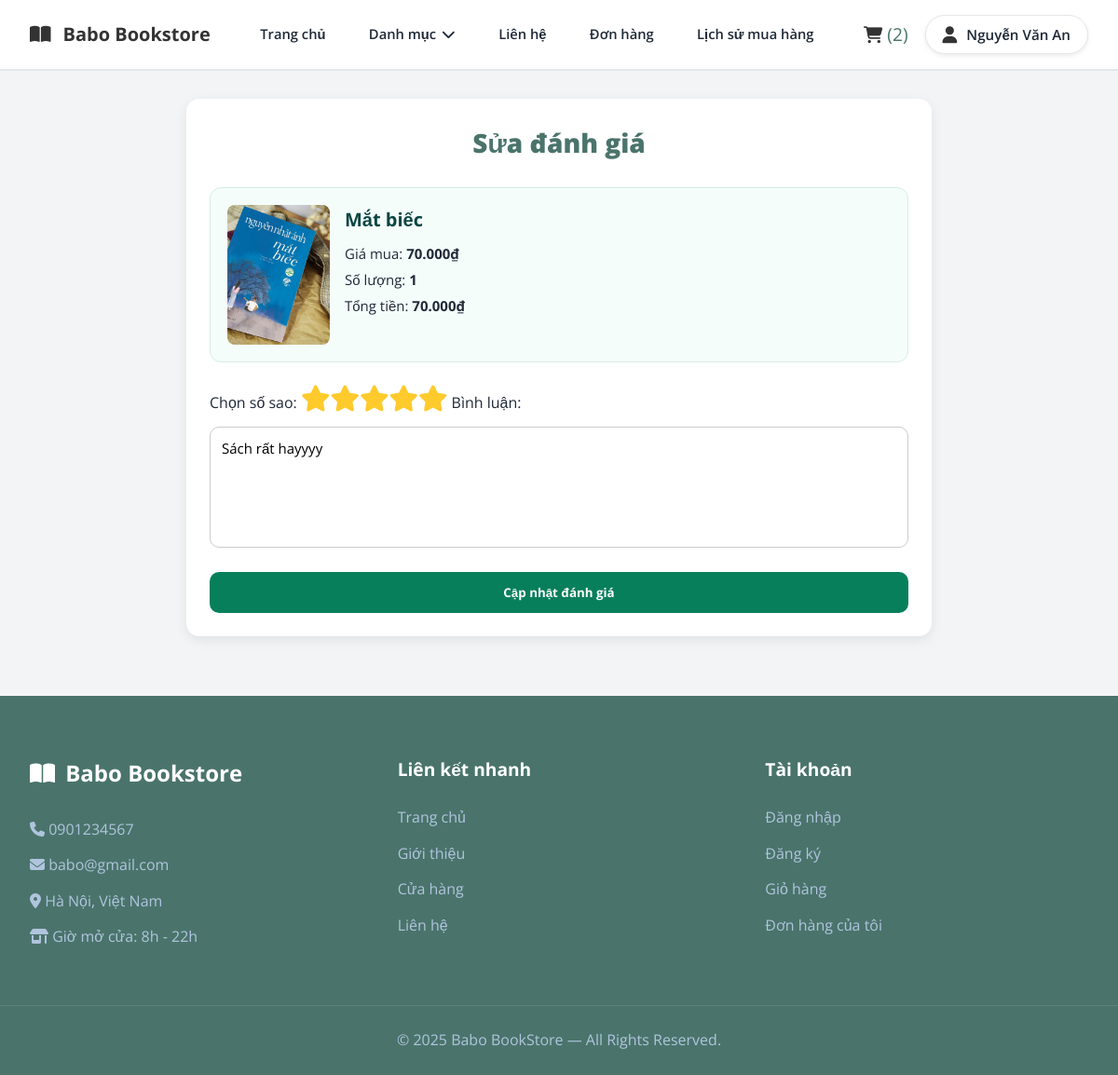
Screenshot of /edit_review.php?id=1 (signed in) with the database file from the repository.
### tables this page shows
CREATE TABLE `users` (
  `user_id` int(11) NOT NULL,
  `full_name` varchar(100) NOT NULL,
  `email` varchar(150) NOT NULL,
  `password` varchar(255) NOT NULL,
  `phone` varchar(20) NOT NULL,
  `gender` enum('Nữ','Nam','Khác','') NOT NULL,
  `dob` date NOT NULL,
  `role` enum('customer','admin','','') NOT NULL,
  `created_at` datetime NOT NULL DEFAULT current_timestamp(),
  `status` enum('active','banned','','') NOT NULL,
  `reset_token` varchar(64) DEFAULT NULL,
  `token_expiry` datetime DEFAULT NULL,
  `login_attempts` int(11) DEFAULT 0,
  `last_attempt` datetime DEFAULT NULL
);

CREATE TABLE `reviews` (
  `review_id` int(11) NOT NULL,
  `user_id` int(11) NOT NULL,
  `book_id` int(11) NOT NULL,
  `rating` int(11) NOT NULL,
  `comment` text NOT NULL,
  `created_at` datetime NOT NULL DEFAULT current_timestamp() ON UPDATE current_timestamp(),
  `status` enum('pending','approved','hidden') DEFAULT 'pending'
);

CREATE TABLE `books` (
  `book_id` int(11) NOT NULL,
  `title` varchar(255) NOT NULL,
  `slug` varchar(255) DEFAULT NULL,
  `description` text NOT NULL,
  `publish_year` year(4) NOT NULL,
  `pages` int(11) NOT NULL,
  `weight` int(11) NOT NULL,
  `cover_type` enum('hard','soft','','') NOT NULL,
  `price` decimal(10,2) NOT NULL,
  `discounted_price` decimal(10,2) NOT NULL,
  `stock_quantity` int(11) NOT NULL,
  `category_id` int(11) NOT NULL,
  `publisher_id` int(11) NOT NULL,
  `created_at` datetime NOT NULL DEFAULT current_timestamp(),
  `updated_at` datetime NOT NULL DEFAULT current_timestamp() ON UPDATE current_timestamp(),
  `status` enum('active','hidden','','') NOT NULL
);

CREATE TABLE `order_items` (
  `id` int(11) NOT NULL,
  `order_id` int(11) NOT NULL,
  `book_id` int(11) NOT NULL,
  `quantity` int(11) NOT NULL,
  `price_at_order` decimal(10,2) NOT NULL
);

### edit_review.php (the view, shortened to what this page needs)
<?php
include 'connect.php';
$user_id = $_SESSION['user_id'];
$review_id = intval($_GET['id']);
$query = "
    SELECT r.*, b.title,
           (SELECT url FROM images WHERE book_id = b.book_id LIMIT 1) AS book_image,
           oi.price_at_order,
           oi.quantity,
           (oi.price_at_order * oi.quantity) AS subtotal
    FROM reviews r
    JOIN books b ON r.book_id = b.book_id
    LEFT JOIN order_items oi ON oi.book_id = b.book_id
    LEFT JOIN orders o ON o.order_id = oi.order_id
    WHERE r.review_id = $review_id
      AND r.user_id = $user_id
    LIMIT 1
";
$result = mysqli_query($ocon, $query);
$review = mysqli_fetch_assoc($result);
$title = $review['title'];
$comment = $review['comment'];
$img = $review['book_image'] ?: "img/placeholder-book.png";
$price = $review['price_at_order'] ?: 0;
$qty = $review['quantity'] ?: 0;
$subtotal = $review['subtotal'] ?: 0;
?>
<!DOCTYPE html>
<html lang="vi">
<head>
    <link rel="stylesheet" href="css/review.css">
    <link rel="stylesheet" href="css/style.css">
    <link rel="stylesheet"
          href="https://cdnjs.cloudflare.com/ajax/libs/font-awesome/6.4.0/css/all.min.css">
</head>
<body>
<?php include "header.php"; ?>
<div class="review_container">
    <h2>Sửa đánh giá</h2>
    <div class="review_item_box">
        <img src="<?= $img ?>" class="review_img">
        <div class="review_info">
            <div class="review_title"><?= htmlspecialchars($title) ?></div>
            <p>Giá mua: <strong><?= number_format($price, 0, ',', '.') ?>₫</strong></p>
            <p>Số lượng: <strong><?= $qty ?></strong></p>
            <p>Tổng tiền:
                <strong class="review_subtotal">
                    <?= number_format($subtotal, 0, ',', '.') ?>₫
                </strong>
            </p>
        </div>
    </div>
    <form action="update_review.php" method="POST" class="review_form">
        <label>Chọn số sao:</label>
        <div class="star_rating">
            <label for="star5" class="fa fa-star"></label>
            <label for="star4" class="fa fa-star"></label>
            <label for="star3" class="fa fa-star"></label>
            <label for="star2" class="fa fa-star"></label>
            <label for="star1" class="fa fa-star"></label>
        </div>
        <label>Bình luận:</label>
        <textarea name="comment" class="review_textarea" required><?= htmlspecialchars($comment) ?></textarea>
        <button type="submit" class="submit_review_btn">Cập nhật đánh giá</button>
    </form>
</div>
<?php include "footer.php"; ?>
</body>
</html>

### header.php (shortened to what this page needs)
<?php
include 'connect.php';
$cart_id = 0;
$user_name = "";
if (isset($_SESSION['user_id'])) {
    $user_id = $_SESSION['user_id'];
    $user_query = mysqli_query($ocon, "SELECT full_name, role FROM users WHERE user_id = '$user_id'");
    if ($user = mysqli_fetch_assoc($user_query)) {
        $user_name = $user['full_name'];
    }
    $cart_query = mysqli_query($ocon, "SELECT cart_id FROM carts WHERE user_id = '$user_id'");
    if (mysqli_num_rows($cart_query) > 0) {
        $cart = mysqli_fetch_assoc($cart_query);
        $cart_id = $cart['cart_id'];
    } else {
        mysqli_query($ocon, "INSERT INTO carts(user_id) VALUES('$user_id')");
        $cart_id = mysqli_insert_id($ocon);
    }
}
$total_cart_items = 0;
if ($cart_id > 0) {
    $count_cart_items = mysqli_query($ocon, "SELECT * FROM cart_items WHERE cart_id = '$cart_id'");
    $total_cart_items = mysqli_num_rows($count_cart_items);
}
?>
<link rel="stylesheet" href="CSS/header.css">
<header class="user_header">
    <div class="header_1">
        <div class="user_flex">
            <a href="index.php" class="book_logo">
                <i class="fas fa-book-open"></i> Babo Bookstore
            </a>
            <nav class="navbar">
                <a href="index.php">Trang chủ</a>
                <div class="category_menu">
    <a href="javascript:void(0)" class="category_btn">Danh mục <i class="fas fa-chevron-down"></i></a>
</div>
                <a href="#">Liên hệ</a>
                <a href="order.php">Đơn hàng</a>
                <a href="purchase_history.php">Lịch sử mua hàng</a>
            </nav>
            <div class="icons">
                <a href="cart.php">
                    <i class="fas fa-shopping-cart"></i>
                    <span>(<?php echo $total_cart_items; ?>)</span>
                </a>
                <div class="user-menu">
                    <div id="user-btn" class="user_box">
    <i class="fas fa-user"></i>
    <span><?= $user_name ?: "Tài khoản" ?></span>
</div>
                </div>
            </div>
        </div>
    </div>
</header>

### CSS/review.css (style rules this page uses)
.review_container { max-width: 800px; margin: 30px auto; background: #fff; padding: 25px; border-radius: 14px; box-shadow: 0 4px 14px rgba(0,0,0,0.08); }
.review_container h2 { text-align: center; font-size: 28px; font-weight: 800; margin-bottom: 25px; color: #4a746b; }
.review_item_box { display: flex; gap: 16px; padding: 18px; background: #f5fdfb; border: 1px solid #d3eee4; border-radius: 12px; margin-bottom: 25px; }
.review_img { width: 110px; height: 150px; object-fit: cover; border-radius: 8px; }
.review_info p { margin: 4px 0; font-size: 15px; }
.review_title { font-size: 20px; font-weight: 700; color: #0b4644; margin-bottom: 8px; }
.star_rating { direction: rtl; display: inline-flex; font-size: 28px; cursor: pointer; margin-bottom: 10px; }
.star_rating label { color: #ccc; transition: 0.2s; }
.star_rating input:checked ~ label { color: #ffca2c; }
.review_textarea { width: 100%; height: 130px; padding: 12px; margin-top: 6px; border-radius: 10px; border: 1px solid #ccc; resize: none; font-size: 15px; }
.submit_review_btn { margin-top: 18px; width: 100%; padding: 13px; background: #087f5b; color: white; border: none; border-radius: 10px; font-weight: 700; cursor: pointer; transition: 0.25s; }

### CSS/style.css (style rules this page uses)
:root { --primary-color: #4a746b; --accent-color: #0b4644; --light-blue: #EFF6FF; --orange: #F59E0B; --text-color: #1F2937; --light-text: #4B5563; --white: #ffffff; --border-radius: 12px; --shadow: 0 10px 15px -3px rgba(0, 0, 0, 0.1), 0 4px 6px -2px rgba(0, 0, 0, 0.05); --transition: all 0.3s ease; }
* { margin: 0; padding: 0; box-sizing: border-box; font-family: 'Open Sans', sans-serif; text-decoration: none; list-style: none; border: none; outline: none; }
body { background-color: #f3f4f6; color: var(--text-color); line-height: 1.6; }
.user_header .header_1 { background-color: var(--white); border-bottom: 1px solid #e2e8f0; }
.user_flex { max-width: 1200px; margin: 0 auto; padding: 1rem 2rem; display: flex; align-items: center; justify-content: space-between; }
.book_logo { font-size: 1.5rem; font-weight: 700; color: var(--primary-color); display: flex; align-items: center; gap: 0.5rem; }
.user_flex .navbar { display: flex; gap: 2rem; }
.user_flex .navbar a { font-size: 1rem; color: var(--text-color); font-weight: 500; transition: var(--transition); }
.icons { display: flex; gap: 1.2rem; }
.icons a { font-size: 1.2rem; color: var(--primary-color); transition: var(--transition); }
.user_box { display: flex; align-items: center; gap: 10px; padding: 8px 18px; background: var(--white); border: 1px solid #e5e7eb; border-radius: 50px; box-shadow: 0 2px 5px rgba(0,0,0,0.08); transition: var(--transition); cursor: pointer; }
.user_box i { font-size: 1.3rem; color: var(--primary-color); }
.user_box span { font-size: 0.95rem; font-weight: 600; color: var(--text-color); white-space: nowrap; }
.user_flex .navbar { display: flex; align-items: center; gap: 1.4rem; }
.user_flex .navbar a { font-size: 0.92rem; font-weight: 600; color: var(--text-color); white-space: nowrap; transition: var(--transition); }
.category_menu .category_btn { font-size: 0.92rem !important; font-weight: 600; white-space: nowrap; }

### CSS/header.css (style rules this page uses)
.user_header { width: 100%; background: #fff; border-bottom: 1px solid #e6e6e6; }
.book_logo { font-size: 20px; color: #333; font-weight: bold; text-decoration: none; }
.book_logo i { margin-right: 5px; }
.navbar a { margin: 0 12px; text-decoration: none; color: #333; font-size: 15px; transition: 0.25s; }
.icons { display: flex; align-items: center; gap: 18px; }
.icons i { font-size: 18px; cursor: pointer; color: #333; transition: 0.25s; }
.user-menu { position: relative; display: inline-block; font-family: "Poppins", sans-serif; }
.category_menu { position: relative; }
.category_btn { cursor: pointer; display: flex; align-items: center; gap: 6px; }
.category_menu::after { content: ""; position: absolute; left: 0; top: 100%; width: 100%; height: 15px; }

### rows the page displays
users: full_name "Nguyễn Văn An"
reviews: book.title "Mắt biếc", order_items.price_at_order "70.000", order_items.quantity "1", comment "Sách rất hayyyy"

### other values shown
$total_cart_items "2"
$subtotal "70.000"
